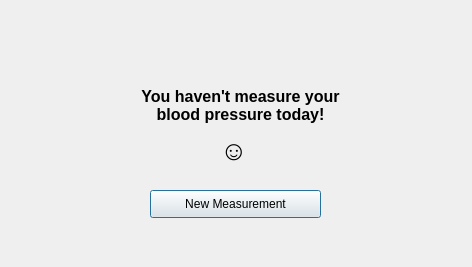
<?xml version="1.0" encoding="UTF-8"?>
<ui version="4.0">
 <class>Dialog</class>
 <widget class="QDialog" name="Dialog">
  <property name="geometry">
   <rect>
    <x>0</x>
    <y>0</y>
    <width>472</width>
    <height>267</height>
   </rect>
  </property>
  <property name="windowTitle">
   <string>Dialog</string>
  </property>
  <widget class="QWidget" name="widget" native="true">
   <property name="geometry">
    <rect>
     <x>0</x>
     <y>0</y>
     <width>471</width>
     <height>271</height>
    </rect>
   </property>
   <property name="font">
    <font>
     <family>Arial</family>
     <weight>75</weight>
     <bold>true</bold>
    </font>
   </property>
   <widget class="QLabel" name="label">
    <property name="geometry">
     <rect>
      <x>30</x>
      <y>60</y>
      <width>421</width>
      <height>91</height>
     </rect>
    </property>
    <property name="font">
     <font>
      <family>Arial</family>
      <pointsize>12</pointsize>
      <weight>75</weight>
      <bold>true</bold>
     </font>
    </property>
    <property name="text">
     <string>You haven't measure your
blood pressure today!</string>
    </property>
    <property name="alignment">
     <set>Qt::AlignCenter</set>
    </property>
   </widget>
   <widget class="QPushButton" name="pushButton">
    <property name="geometry">
     <rect>
      <x>150</x>
      <y>190</y>
      <width>171</width>
      <height>28</height>
     </rect>
    </property>
    <property name="font">
     <font>
      <family>Arial</family>
      <weight>50</weight>
      <bold>false</bold>
     </font>
    </property>
    <property name="text">
     <string>New Measurement</string>
    </property>
   </widget>
   <widget class="QLabel" name="label_2">
    <property name="geometry">
     <rect>
      <x>220</x>
      <y>130</y>
      <width>31</width>
      <height>41</height>
     </rect>
    </property>
    <property name="font">
     <font>
      <family>Arial</family>
      <pointsize>20</pointsize>
      <weight>50</weight>
      <bold>false</bold>
     </font>
    </property>
    <property name="text">
     <string>☺</string>
    </property>
   </widget>
  </widget>
 </widget>
 <resources/>
 <connections/>
</ui>
